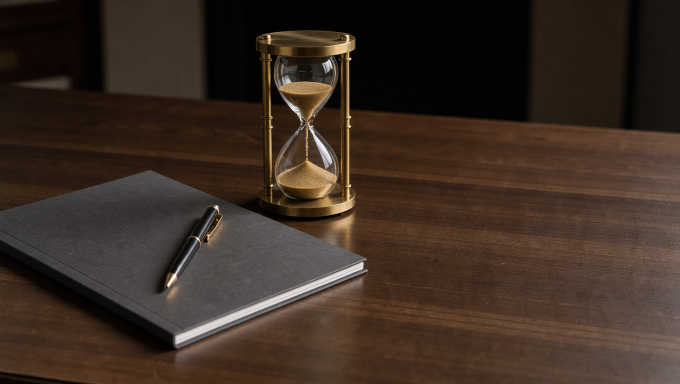
#> input picture fundos/ep4-ampulheta.png, 1360 x 768 px, given in place of ep4-ampulheta.png.png, which was not available (shown at 1/2 size)
$ python -i build.py   (imports and definitions only)
#> lines starting #> are read from the running program, lines starting #| are printed output that depends on the picture
from pathlib import Path
from PIL import Image, ImageFilter
import numpy as np
from playwright.sync_api import sync_playwright
AQUI = Path(__file__).resolve().parent; REPO = AQUI.parents[1]; KIT = REPO
def grade(arq, fx=.5, tint=.4, brilho=1.0):
#> called with arq = '../../fundos/ep4-ampulheta.png', fx = 0.5, tint = 0.4, brilho = 1
    im = Image.open(REPO/'fundos'/f'{arq}.png').convert('RGB')
#> im is the input picture: PIL image 1360x768 RGB; mean R, G, B 59.7, 45.2, 35.6
    w, h = im.size; k = max(1080/w, 1920/h); nw, nh = int(w*k+.5), int(h*k+.5)
#> after `w, h = im.size`: w = 1360; h = 768
#> after `k = max(1080 / w, 1920 / h)`: k = 2.5
#> after `nw, nh = (int(w * k + 0.5), int(h * k + 0.5))`: nw = 3400; nh = 1920
    im = im.resize((nw, nh), Image.LANCZOS)
#> im: PIL image 3400x1920 RGB
    x = int((nw-1080)*fx); y = int((nh-1920)*.5); im = im.crop((x, y, x+1080, y+1920)).filter(ImageFilter.UnsharpMask(1.5, 50, 2))
#> after `x = int((nw - 1080) * fx)`: x = 1160
#> after `y = int((nh - 1920) * 0.5)`: y = 0
#> after `im = im.crop((x, y, x + 1080, y + 1920)).filter(ImageFilter.UnsharpMas`:
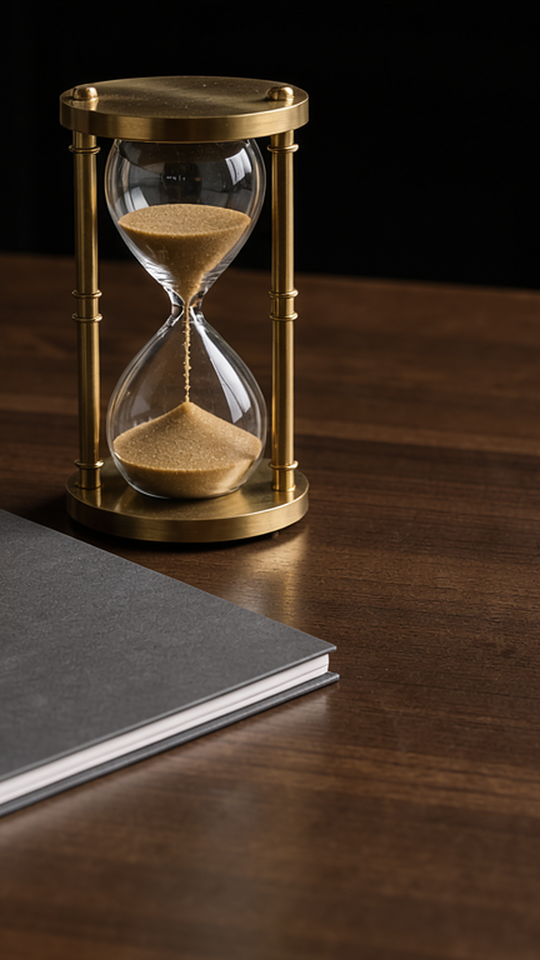
#> im: PIL image 1080x1920 RGB (shown at 1/2 size); mean R, G, B 64.7, 48.8, 36.3
    a = np.asarray(im).astype(float)/255; g = a.mean(2, keepdims=True)
#> after `g = a.mean(2, keepdims=True)`:
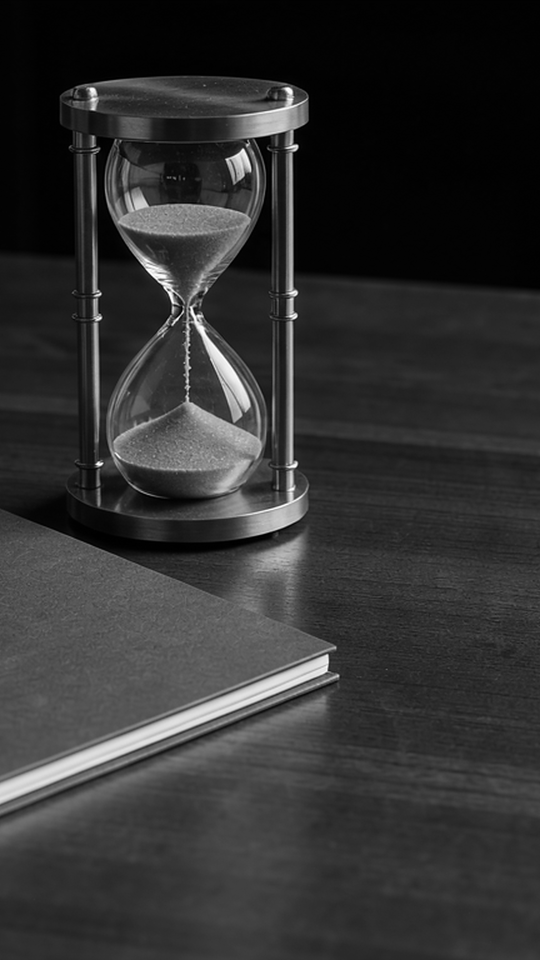
#> g: shape (1920, 1080, 1) float64 (shown at 1/2 size); min 0, max 1, mean 0.196
    t = a*(1-tint) + (g*np.array([1, .82, .5])*1.1)*tint
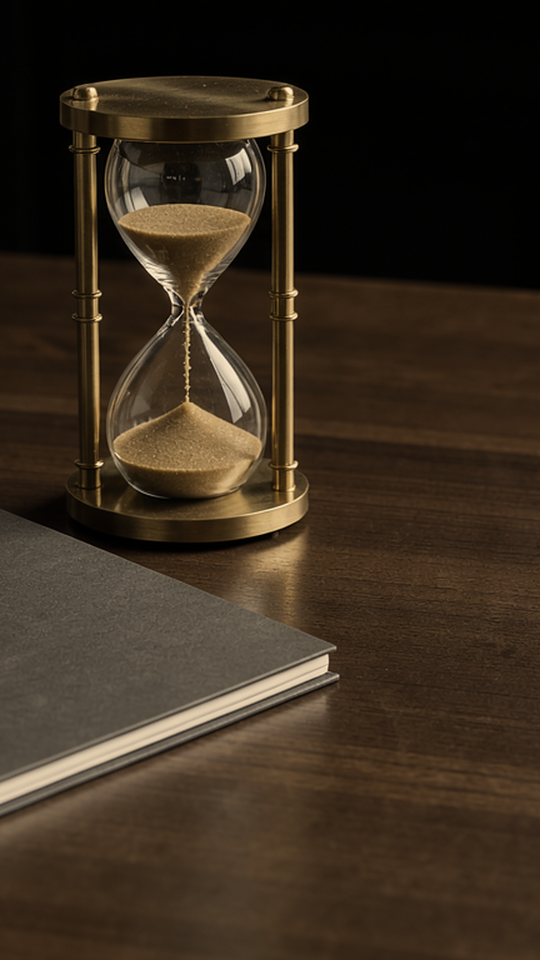
#> t: shape (1920, 1080, 3) float64 (shown at 1/2 size); mean R, G, B 0.238, 0.185, 0.129; drawn with min black and max white
    t = np.clip((t**.9)*brilho*np.array([1.04, 1.0, .9]), 0, 1)
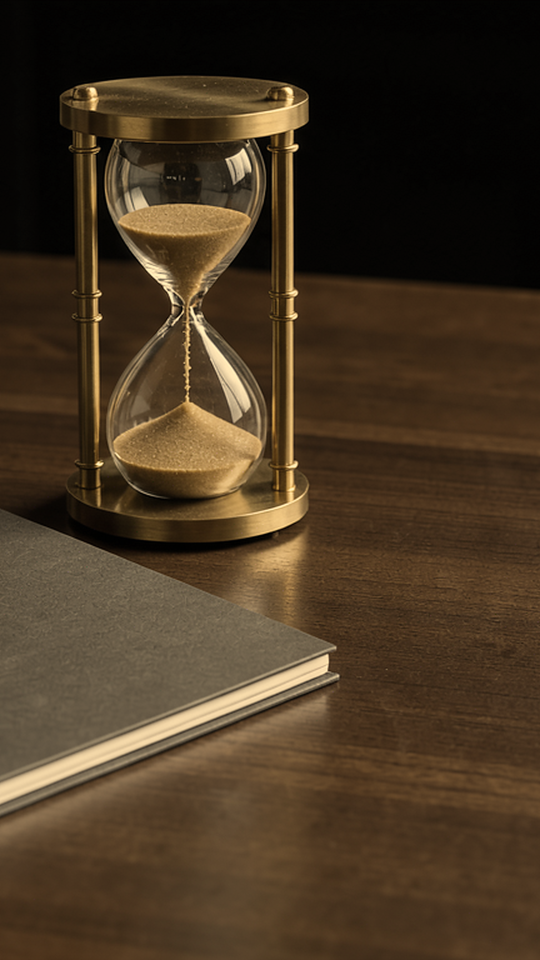
#> t: shape (1920, 1080, 3) float64 (shown at 1/2 size); mean R, G, B 0.278, 0.213, 0.137
    t = np.clip(t + np.random.default_rng(5).normal(0, .012, t.shape), 0, 1)
    dest = AQUI/f'_bg-{arq}.jpg'; Image.fromarray((t*255).astype('uint8')).save(dest, quality=93); return dest.as_uri()
CSS = """
@font-face{font-family:P;font-weight:500;src:url('FONTES/Poppins-Medium.ttf')}
@font-face{font-family:P;font-weight:700;src:url('FONTES/Poppins-Bold.ttf')}
*{margin:0;padding:0;box-sizing:border-box}
.s{width:1080px;height:1920px;position:relative;overflow:hidden;background:#000;font-family:P,sans-serif;color:#fff}
.bg{position:absolute;left:0;top:0;width:1080px}
.ov{position:absolute;inset:0}
.lg{position:absolute;left:50%;top:190px;height:130px;transform:translateX(-50%);mix-blend-mode:lighten;z-index:3}
.gold{background:linear-gradient(100deg,#c98a1a,#ffe27a 45%,#f5b82e 70%,#d98f1a);-webkit-background-clip:text;color:transparent}
.blk{position:absolute;left:80px;right:80px;z-index:3}
.blk::before{content:'';position:absolute;inset:-170px -90px -150px;background:radial-gradient(ellipse at center,rgba(0,0,0,.82) 0%,rgba(0,0,0,.7) 45%,rgba(0,0,0,0) 78%);z-index:-1}
.tag{font-size:30px;font-weight:700;letter-spacing:9px;color:#ffe27a;text-align:center}
.h{margin-top:22px;font-size:84px;font-weight:700;line-height:1.1;text-align:center;text-wrap:balance;text-shadow:0 4px 30px rgba(0,0,0,.7)}
.l{margin:30px auto;width:160px;height:8px;border-radius:5px;background:linear-gradient(90deg,#c98a1a,#ffe27a)}
.p{font-size:38px;font-weight:500;line-height:1.36;color:#f0e6cc;text-align:center;text-shadow:0 2px 16px rgba(0,0,0,.8)}
.btn{display:block;margin:44px auto 0;width:fit-content;padding:28px 66px;border-radius:80px;background:linear-gradient(100deg,#c98a1a,#ffe27a 50%,#e0a12a);color:#1a1205;font-size:42px;font-weight:700}
.av{position:absolute;left:90px;right:90px;bottom:360px;z-index:3;font-size:25px;line-height:1.3;color:#d9cfb5;text-align:center;text-shadow:0 2px 10px #000}
"""
AV = 'Carências, rede e valores variam por operadora e produto.'
def tela(bg, gi, corpo, av):
    return (f'<div class="s"><img class="bg" src="{bg}"><div class="ov" style="background:linear-gradient(180deg,rgba(0,0,0,.9) 0%,rgba(0,0,0,.4) 12%,rgba(0,0,0,0) 24%,rgba(0,0,0,0) {gi-14}%,rgba(0,0,0,.88) {gi+14}%,rgba(0,0,0,.97) 100%)"></div>'
            f'<img class="lg" src="MARCA/logo-horizontal.png">{corpo}' + (f'<div class="av">{AV}</div>' if av else '') + '</div>')
def B(top, tag, h, p='', btn=''):
    return (f'<div class="blk" style="top:{top}px"><div class="tag">{tag}</div><div class="h">{h}</div><div class="l"></div>'
            + (f'<div class="p">{p}</div>' if p else '') + (f'<div class="btn">{btn}</div>' if btn else '') + '</div>')
G = lambda t: f'<span class="gold">{t}</span>'

# nome: (fundo, foco-x, brilho, gradiente, corpo, aviso)
WA = 'Me chame no WhatsApp com a palavra'
L = 'Link na bio ↑'
# nome: (fundo, foco-x, brilho, gradiente, corpo, aviso)
T = {
 '01-qua-25-18h': ('st17-s01-retencao', .5, .95, 80, B(330, 'HOJE 19H30 NO FEED', f'Você contrata, treina e a pessoa {G("vai embora?")}', 'Hoje às 19h30: o que o colaborador olha além do salário. Plano de saúde costuma pesar nessa conversa.', 'Confira às 19h30'), 0),
 '02-sex-27-18h': ('st17-s02-contrato', .5, .95, 80, B(330, 'BONI CAST · HOJE 19H30', f'Cada funcionário com um plano {G("diferente?")} No mesmo contrato?', 'Hoje às 19h30 no feed. Depende da operadora e do contrato.', 'Confira às 19h30'), 0),
 '03-seg-30-18h': ('st17-s03-30vidas', .5, .95, 80, B(330, 'HOJE 19H30 NO FEED', f'{G("30 vidas")} ou mais: plano de saúde sem carência?', 'Hoje às 19h30: o que conta como vida e como chegar nas 30.', 'Confira às 19h30'), 0),
 '04-qua-02-18h': ('st18-ep5-pequena', .5, .95, 80, B(330, 'HOJE 19H30 NO FEED', f'Empresa pequena também pode ter {G("plano de saúde?")}', 'Hoje às 19h30: o que muda quando a empresa tem poucos funcionários.', 'Confira às 19h30'), 0),
 '05-sex-04-18h': ('st18-ep3-rh', .5, .95, 80, B(330, 'HOJE 19H30 NO FEED', f'Seu RH perde a manhã {G("ligando pra operadora?")}', 'Hoje às 19h30: como a gente cuida disso junto à operadora.', 'Confira às 19h30'), 0),
 '06-seg-07-18h': ('st18-ep7-familia', .5, .95, 80, B(330, 'BONI CAST · HOJE 19H30', f'Funcionário pode incluir a {G("família")} no plano da empresa?', 'Hoje às 19h30 no feed. Quem entra muda de operadora para operadora.', 'Confira às 19h30'), 0),
}
css = CSS.replace('FONTES', (KIT/'fontes').as_uri())
# [11 lines not run here, left out]

>>> result = grade('../../fundos/ep4-ampulheta.png')

$ run again, on fundos/ep4-mesas.png
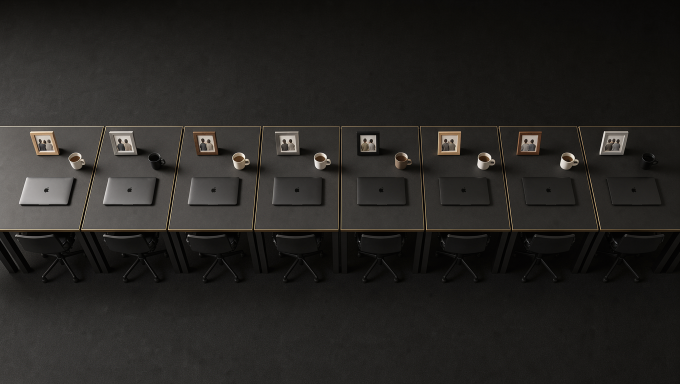
#> input picture fundos/ep4-mesas.png, 1360 x 768 px, given in place of ep4-mesas.png.png, which was not available (shown at 1/2 size)
#> in grade, im is the input picture: PIL image 1360x768 RGB; mean R, G, B 39, 37.1, 34.6
#> in grade, `im = im.crop((x, y, x + 1080, y + 1920)).filter(ImageFilter.UnsharpMas`:
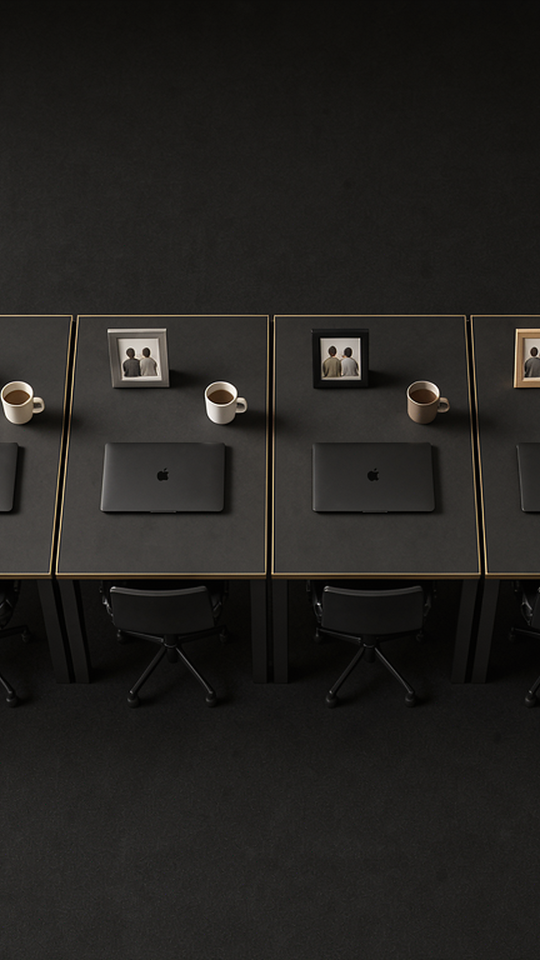
#> im: PIL image 1080x1920 RGB (shown at 1/2 size); mean R, G, B 36, 34.2, 31.6
#> in grade, `dest = AQUI / f'_bg-{arq}.jpg'`:
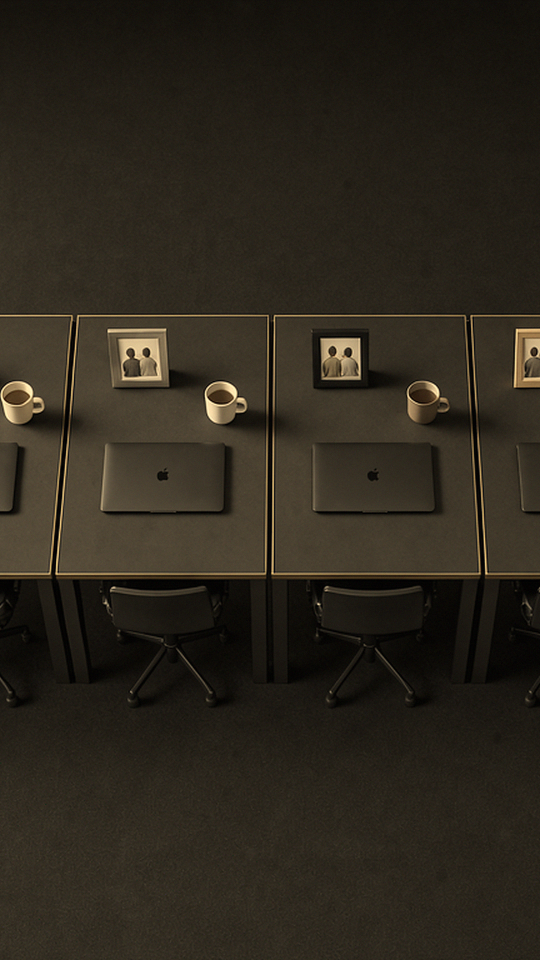
#> saved as ep4-mesas.png.jpg: PIL image 1080x1920 RGB (shown at 1/2 size); mean R, G, B 44.9, 39.1, 28.9

$ run again, on fundos/ep5-equipe.png
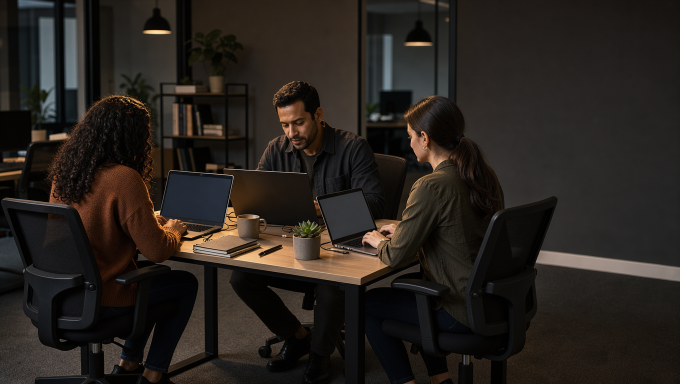
#> input picture fundos/ep5-equipe.png, 1360 x 768 px, given in place of ep5-equipe.png.png, which was not available (shown at 1/2 size)
#> in grade, im is the input picture: PIL image 1360x768 RGB; mean R, G, B 39.3, 33.9, 29.3
#> in grade, `g = a.mean(2, keepdims=True)`:
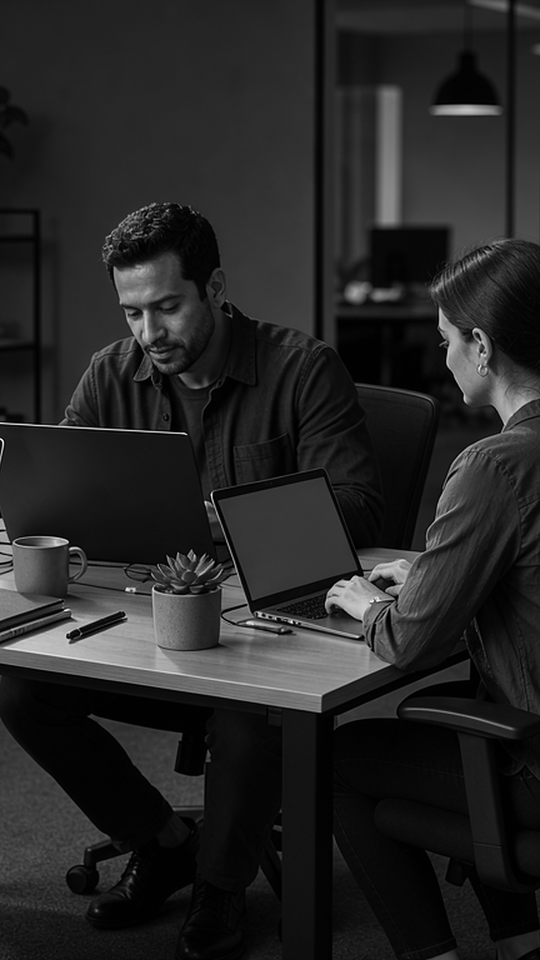
#> g: shape (1920, 1080, 1) float64 (shown at 1/2 size); min 0, max 1, mean 0.148
#> in grade, `t = a*(1-tint) + (g*np.array([1, .82, .5])*1.1)*tint`:
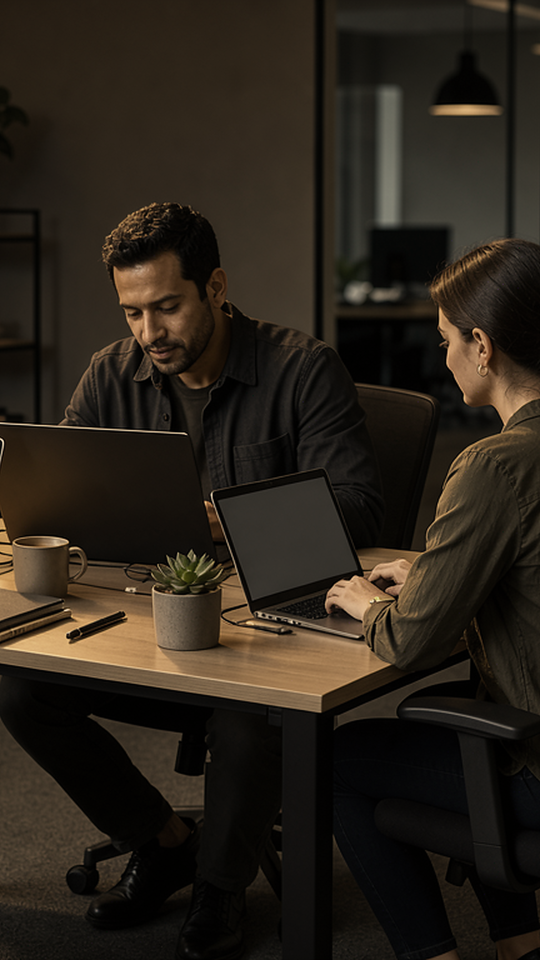
#> t: shape (1920, 1080, 3) float64 (shown at 1/2 size); mean R, G, B 0.171, 0.141, 0.105; drawn with min black and max white

$ run again, on fundos/ep5-loja.png
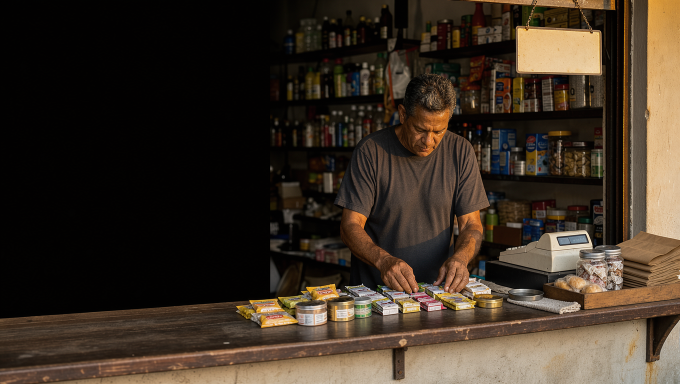
#> input picture fundos/ep5-loja.png, 1360 x 768 px, given in place of ep5-loja.png.png, which was not available (shown at 1/2 size)
#> in grade, im is the input picture: PIL image 1360x768 RGB; mean R, G, B 60.2, 48.4, 36.7
#> in grade, `g = a.mean(2, keepdims=True)`:
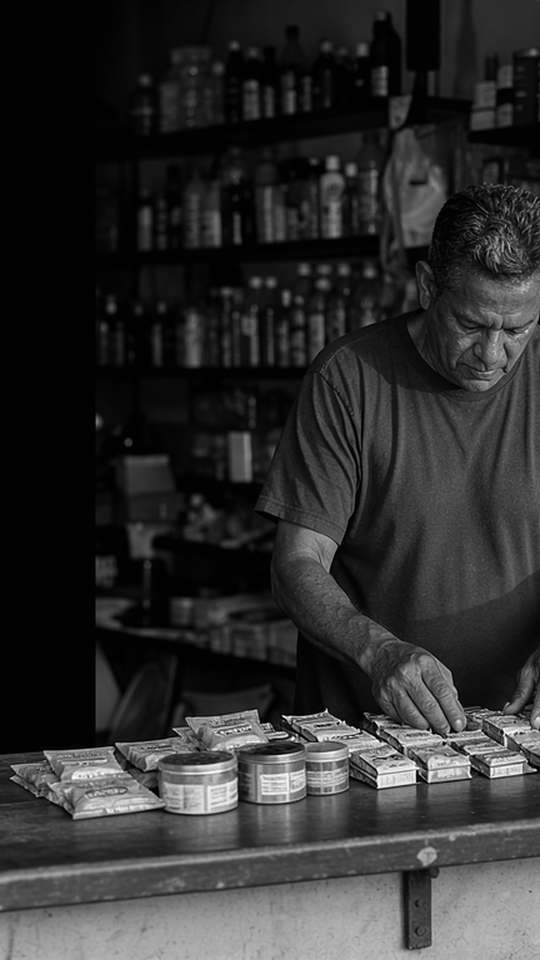
#> g: shape (1920, 1080, 1) float64 (shown at 1/2 size); min 0, max 1, mean 0.185
#> in grade, `t = np.clip((t**.9)*brilho*np.array([1.04, 1.0, .9]), 0, 1)`:
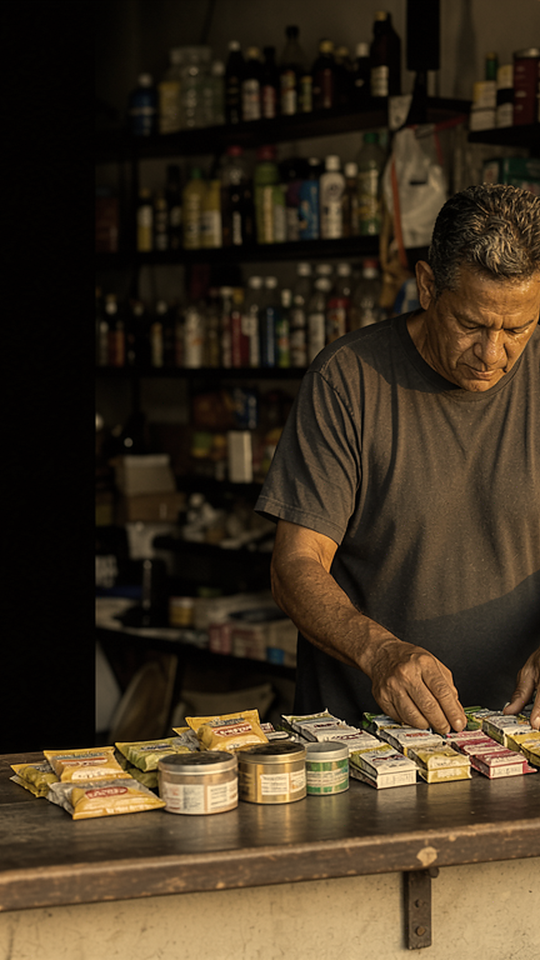
#> t: shape (1920, 1080, 3) float64 (shown at 1/2 size); mean R, G, B 0.253, 0.2, 0.131
